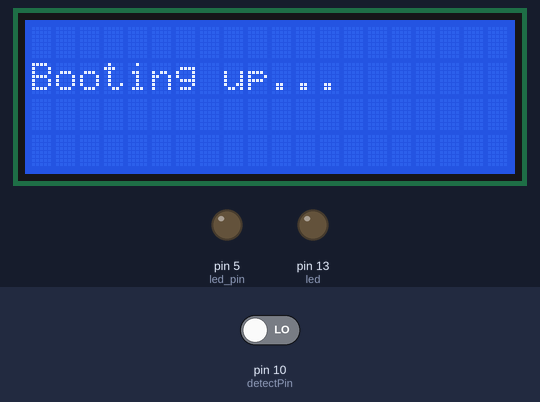
A sketch run on a simulated Arduino Uno, built with avr-gcc and run on an emulated ATmega328P. Parts: 20×4 character LCD, output pins drawn as LEDs (lit = HIGH). Inputs (shaded band) come from the test bench; at power-on: pin 10 (detectPin) LOW.

Above: at 1.3 s.
1.4 s: pin 10 (detectPin) driven HIGH
At 3.45 s:
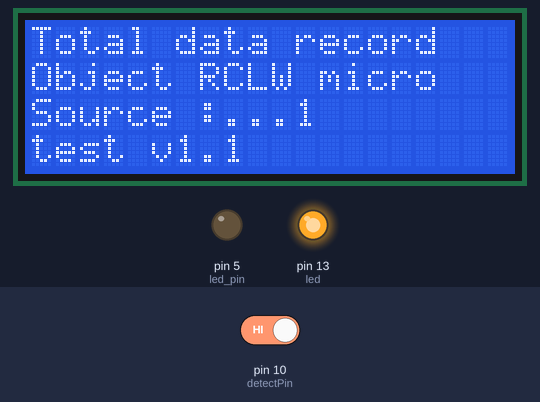
At 3.86 s:
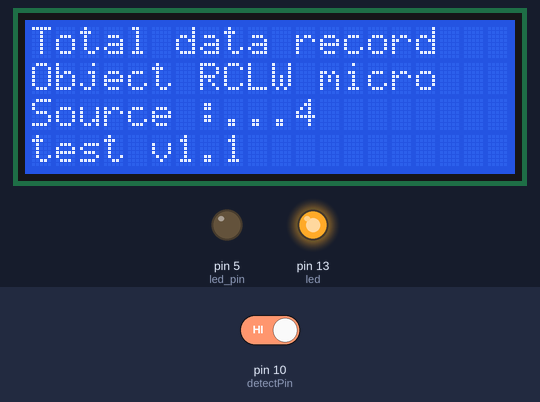
Timing chart, 0 to 5.4 s (numbered marks = the images above; inputs shaded):
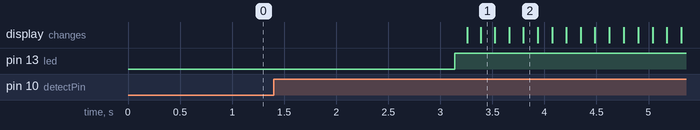

Measured:
- after the input at 1.4 s, pin 13 (led): LOW → HIGH after 1.7 s; the display: first changes after 1.9 s (image 1 shows a later state)

The sketch:

sample1.ino
```cpp
#include <Wire.h>
#include <LiquidCrystal_I2C.h>
#include <Wire.h>

///ini adalah detect untuk bagian rcwl
int detectPin = 10;
bool detect = false;
int led = 13;
int gerak = 900;

//ini adalah lcd fom github zhirobyte

int led_pin = 5;
byte leds = 0;

LiquidCrystal_I2C lcd(0x27,20,4);       // set the LCD address to 0x27 for a 16 chars and 2 line display

void setup() {
 Serial.begin(115200);
lcd.begin(20,4);
 pinMode (detectPin, INPUT);
 pinMode (led, OUTPUT);

  pinMode(led_pin, OUTPUT);

  // initialize digital pin LED_BUILTIN as an output.
  pinMode(LED_BUILTIN, OUTPUT);
  lcd.init();
  lcd.setCursor(0,1);
    lcd.backlight();
  lcd.print("Booting up.");

}

void loop() {

 detect = digitalRead(detectPin);
 if(detect == true) {
 digitalWrite(led, HIGH);
 //untuk iterasi dengan jumlah sekian
 //
   lcd.init();
   lcd.backlight();
   lcd.setCursor(0,0);
   lcd.print("Total data record");

 for (int i=0; i<=999999; i++){


  lcd.setCursor(0,1);

  lcd.print("Object RCLW micro");
  int gerak = i;
  lcd.setCursor(0,2);
  lcd.print("Source :...");
  lcd.print(gerak);
  lcd.setCursor(0,3);
  lcd.print("test v1.1");


 //delay sendiri untuk pas iteration bukan untuk else condition (waiting)
 delay(100);
      }


  }
 else {
 digitalWrite(led, LOW);
 lcd.backlight();
  lcd.print("..");
 }
 delay(3000);
}
```
